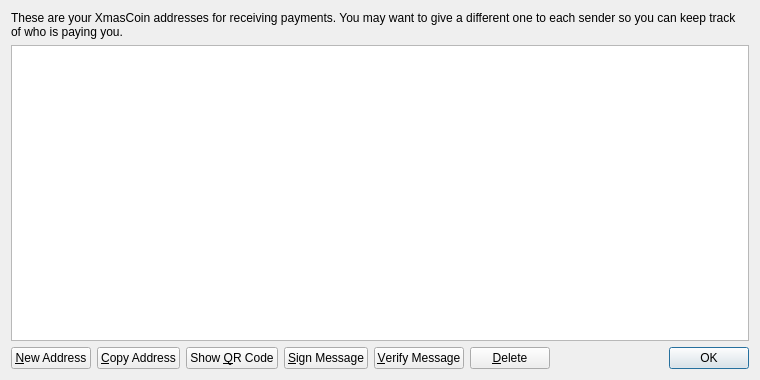
<?xml version="1.0" encoding="UTF-8"?>
<ui version="4.0">
 <class>AddressBookPage</class>
 <widget class="QWidget" name="AddressBookPage">
  <property name="geometry">
   <rect>
    <x>0</x>
    <y>0</y>
    <width>760</width>
    <height>380</height>
   </rect>
  </property>
  <property name="windowTitle">
   <string>Address Book</string>
  </property>
  <layout class="QVBoxLayout" name="verticalLayout">
   <item>
    <widget class="QLabel" name="labelExplanation">
     <property name="text">
      <string>These are your XmasCoin addresses for receiving payments. You may want to give a different one to each sender so you can keep track of who is paying you.</string>
     </property>
     <property name="textFormat">
      <enum>Qt::PlainText</enum>
     </property>
     <property name="wordWrap">
      <bool>true</bool>
     </property>
    </widget>
   </item>
   <item>
    <widget class="QTableView" name="tableView">
     <property name="contextMenuPolicy">
      <enum>Qt::CustomContextMenu</enum>
     </property>
     <property name="toolTip">
      <string>Double-click to edit address or label</string>
     </property>
     <property name="tabKeyNavigation">
      <bool>false</bool>
     </property>
     <property name="alternatingRowColors">
      <bool>true</bool>
     </property>
     <property name="selectionMode">
      <enum>QAbstractItemView::SingleSelection</enum>
     </property>
     <property name="selectionBehavior">
      <enum>QAbstractItemView::SelectRows</enum>
     </property>
     <property name="sortingEnabled">
      <bool>true</bool>
     </property>
     <attribute name="verticalHeaderVisible">
      <bool>false</bool>
     </attribute>
    </widget>
   </item>
   <item>
    <layout class="QHBoxLayout" name="horizontalLayout">
     <item>
      <widget class="QPushButton" name="newAddressButton">
       <property name="toolTip">
        <string>Create a new address</string>
       </property>
       <property name="text">
        <string>&amp;New Address</string>
       </property>
       <property name="icon">
        <iconset resource="../bitcoin.qrc">
         <normaloff>:/icons/add</normaloff>:/icons/add</iconset>
       </property>
      </widget>
     </item>
     <item>
      <widget class="QPushButton" name="copyToClipboard">
       <property name="toolTip">
        <string>Copy the currently selected address to the system clipboard</string>
       </property>
       <property name="text">
        <string>&amp;Copy Address</string>
       </property>
       <property name="icon">
        <iconset resource="../bitcoin.qrc">
         <normaloff>:/icons/editcopy</normaloff>:/icons/editcopy</iconset>
       </property>
      </widget>
     </item>
     <item>
      <widget class="QPushButton" name="showQRCode">
       <property name="text">
        <string>Show &amp;QR Code</string>
       </property>
       <property name="icon">
        <iconset resource="../bitcoin.qrc">
         <normaloff>:/icons/qrcode</normaloff>:/icons/qrcode</iconset>
       </property>
      </widget>
     </item>
     <item>
      <widget class="QPushButton" name="signMessage">
       <property name="toolTip">
        <string>Sign a message to prove you own a Bitcoin address</string>
       </property>
       <property name="text">
        <string>&amp;Sign Message</string>
       </property>
       <property name="icon">
        <iconset resource="../bitcoin.qrc">
         <normaloff>:/icons/edit</normaloff>:/icons/edit</iconset>
       </property>
      </widget>
     </item>
     <item>
      <widget class="QPushButton" name="verifyMessage">
       <property name="toolTip">
        <string>Verify a message to ensure it was signed with a specified Bitcoin address</string>
       </property>
       <property name="text">
        <string>&amp;Verify Message</string>
       </property>
       <property name="icon">
        <iconset resource="../bitcoin.qrc">
         <normaloff>:/icons/transaction_0</normaloff>:/icons/transaction_0</iconset>
       </property>
      </widget>
     </item>
     <item>
      <widget class="QPushButton" name="deleteButton">
       <property name="toolTip">
        <string>Delete the currently selected address from the list. Only sending addresses can be deleted.</string>
       </property>
       <property name="text">
        <string>&amp;Delete</string>
       </property>
       <property name="icon">
        <iconset resource="../bitcoin.qrc">
         <normaloff>:/icons/remove</normaloff>:/icons/remove</iconset>
       </property>
      </widget>
     </item>
     <item>
      <spacer name="horizontalSpacer">
       <property name="orientation">
        <enum>Qt::Horizontal</enum>
       </property>
       <property name="sizeHint" stdset="0">
        <size>
         <width>40</width>
         <height>20</height>
        </size>
       </property>
      </spacer>
     </item>
     <item>
      <widget class="QDialogButtonBox" name="buttonBox">
       <property name="sizePolicy">
        <sizepolicy hsizetype="Maximum" vsizetype="Fixed">
         <horstretch>0</horstretch>
         <verstretch>0</verstretch>
        </sizepolicy>
       </property>
       <property name="standardButtons">
        <set>QDialogButtonBox::Ok</set>
       </property>
      </widget>
     </item>
    </layout>
   </item>
  </layout>
 </widget>
 <resources>
  <include location="../bitcoin.qrc"/>
 </resources>
 <connections/>
</ui>
